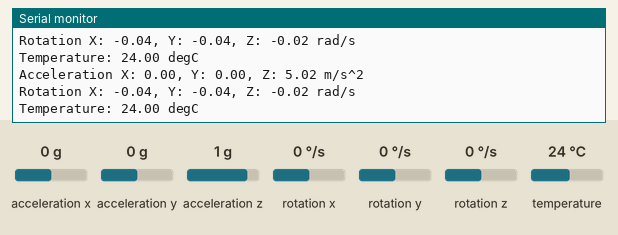
Recording of a sketch running on a simulated Arduino Leonardo, built with avr-gcc and run on an emulated ATmega32U4. Shown: the last lines printed to the serial monitor. The test bench sets the inputs (shaded band); at power-on: acceleration x 0 g, acceleration y 0 g, acceleration z 1 g, rotation x 0 °/s, rotation y 0 °/s, rotation z 0 °/s, temperature 24 °C.

Above: at 1.3 s.
1.4 s: acceleration x set to -1.4 g
At 2.1 s:
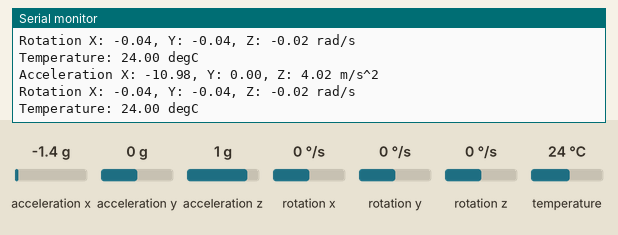
2.9 s: acceleration y set to -1.4 g
At 3.5 s:
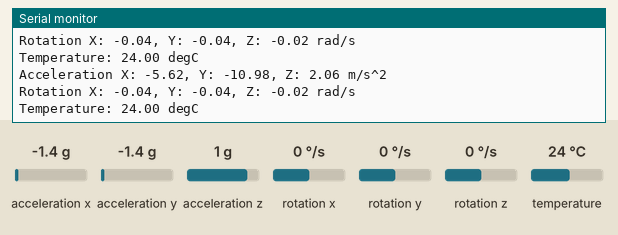
4.4 s: acceleration z set to -1.4 g
At 5.1 s:
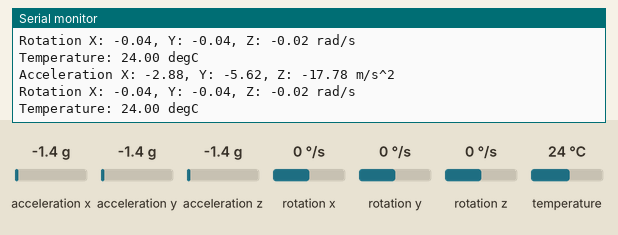
5.9 s: rotation x set to -192 °/s
At 6.6 s:
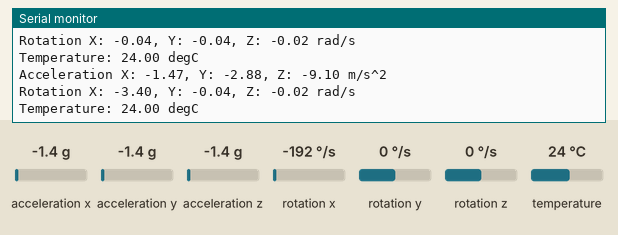
7.4 s: rotation y set to -192 °/s
At 8.2 s:
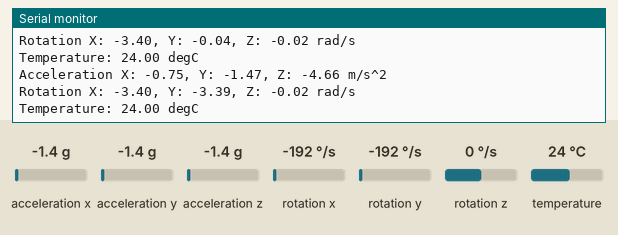
Timing chart, 0 to 9.9 s (numbered marks = the images above; inputs shaded):
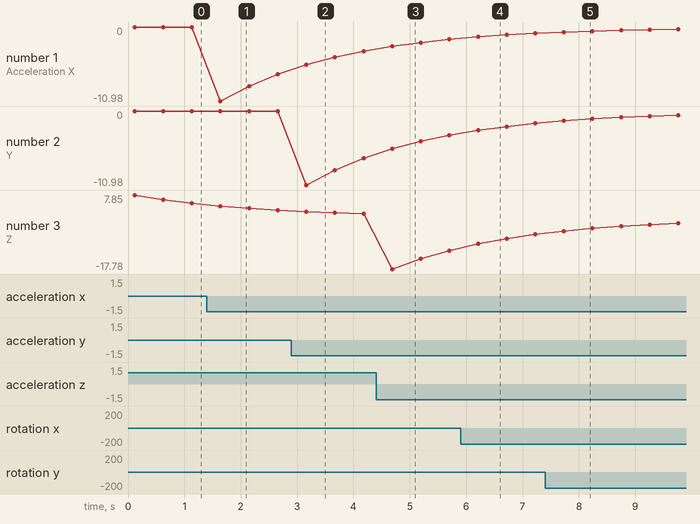

The sketch:

basic_readings_mahony.ino
```cpp
#include <Adafruit_MPU6050.h>
#include <Adafruit_Sensor.h>
#include <Wire.h>

Adafruit_MPU6050 mpu;

const float alpha = 0.8; // Adjust alpha based on the filter requirements

float accelXFiltered = 0.0;
float accelYFiltered = 0.0;
float accelZFiltered = 0.0;

void setup(void) {
  Serial.begin(115200);
  while (!Serial)
    delay(10); // will pause Zero, Leonardo, etc until serial console opens

  Serial.println("Adafruit MPU6050 test!");

  // Try to initialize!
  if (!mpu.begin()) {
    Serial.println("Failed to find MPU6050 chip");
    while (1) {
      delay(10);
    }
  }
  Serial.println("MPU6050 Found!");

  mpu.setAccelerometerRange(MPU6050_RANGE_8_G);
  Serial.print("Accelerometer range set to: ");
  switch (mpu.getAccelerometerRange()) {
    case MPU6050_RANGE_2_G:
      Serial.println("+-2G");
      break;
    case MPU6050_RANGE_4_G:
      Serial.println("+-4G");
      break;
    case MPU6050_RANGE_8_G:
      Serial.println("+-8G");
      break;
    case MPU6050_RANGE_16_G:
      Serial.println("+-16G");
      break;
  }

  mpu.setGyroRange(MPU6050_RANGE_500_DEG);
  Serial.print("Gyro range set to: ");
  switch (mpu.getGyroRange()) {
    case MPU6050_RANGE_250_DEG:
      Serial.println("+- 250 deg/s");
      break;
    case MPU6050_RANGE_500_DEG:
      Serial.println("+- 500 deg/s");
      break;
    case MPU6050_RANGE_1000_DEG:
      Serial.println("+- 1000 deg/s");
      break;
    case MPU6050_RANGE_2000_DEG:
      Serial.println("+- 2000 deg/s");
      break;
  }

  mpu.setFilterBandwidth(MPU6050_BAND_21_HZ);
  Serial.print("Filter bandwidth set to: ");
  switch (mpu.getFilterBandwidth()) {
    case MPU6050_BAND_260_HZ:
      Serial.println("260 Hz");
      break;
    case MPU6050_BAND_184_HZ:
      Serial.println("184 Hz");
      break;
    case MPU6050_BAND_94_HZ:
      Serial.println("94 Hz");
      break;
    case MPU6050_BAND_44_HZ:
      Serial.println("44 Hz");
      break;
    case MPU6050_BAND_21_HZ:
      Serial.println("21 Hz");
      break;
    case MPU6050_BAND_10_HZ:
      Serial.println("10 Hz");
      break;
    case MPU6050_BAND_5_HZ:
      Serial.println("5 Hz");
      break;
  }

  Serial.println("");
  delay(100);
}

void loop() {
  sensors_event_t a, g, temp;
  mpu.getEvent(&a, &g, &temp);

  // High-pass filter for accelerometer readings
  accelXFiltered = alpha * accelXFiltered + (1.0 - alpha) * a.acceleration.x;
  accelYFiltered = alpha * accelYFiltered + (1.0 - alpha) * a.acceleration.y;
  accelZFiltered = alpha * accelZFiltered + (1.0 - alpha) * a.acceleration.z;

  /* Print out the values */
  Serial.print("Acceleration X: ");
  Serial.print(a.acceleration.x - accelXFiltered);
  Serial.print(", Y: ");
  Serial.print(a.acceleration.y - accelYFiltered);
  Serial.print(", Z: ");
  Serial.print(a.acceleration.z - accelZFiltered);
  Serial.println(" m/s^2");

  Serial.print("Rotation X: ");
  Serial.print(g.gyro.x - 0.0449);
  Serial.print(", Y: ");
  Serial.print(g.gyro.y - 0.0364);
  Serial.print(", Z: ");
  Serial.print(g.gyro.z - 0.0154);
  Serial.println(" rad/s");

  Serial.print("Temperature: ");
  Serial.print(temp.temperature);
  Serial.println(" degC");

  Serial.println("");
  delay(500);
}
```

Measured:
- after the input at 1.4 s, the serial monitor: prints a new line after 0.24 s (image 1)
- after the input at 2.9 s, the serial monitor: prints a new line after 0.26 s (image 2)
- after the input at 4.4 s, the serial monitor: prints a new line after 0.29 s (image 3)
- after the input at 5.9 s, the serial monitor: prints a new line after 0.31 s (image 4)
- after the input at 7.4 s, the serial monitor: prints a new line after 0.34 s (image 5)
- plotted number 1: 0 → -7.03 after the input at 1.4 s
- plotted number 3: 1.32 → -11.38 after the input at 4.4 s
